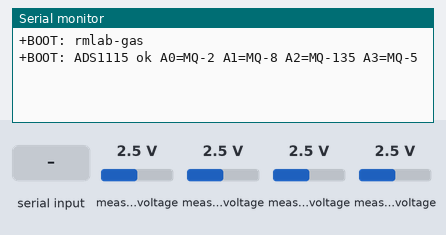
Bench run of a program on a simulated STM32 Blue Pill. On the bench: the last lines printed to the serial monitor. Inputs (shaded band) come from the test bench; at power-on: measured voltage 2.5 V.

Above: at 1.4 s.
1.5 s: "AT\n" received over Serial
At 2.7 s:
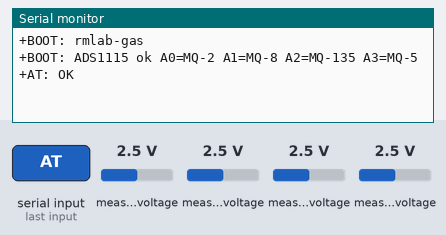
3.0 s: "AT+VER\n" received over Serial
At 3.8 s:
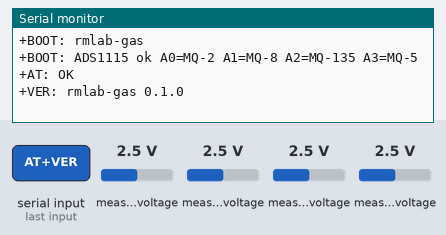
4.5 s: "AT+TEMP\n" received over Serial
At 5.0 s:
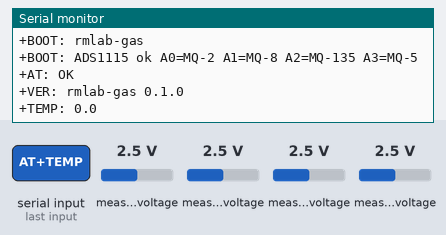
6.0 s: "AT+VDD\n" received over Serial
At 7.2 s:
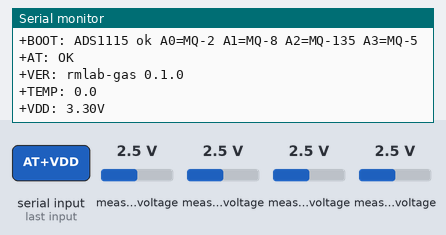
7.5 s: "AT+GAS\n" received over Serial
At 8.6 s:
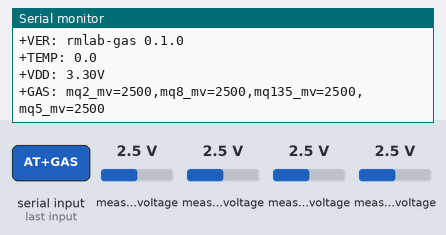

The program:

main.cpp
```cpp
/**
 * LoRa-E5 gas node — USB serial samples for the Jetson agent.
 *
 * Speaks a small AT-compatible dialect so the existing jetson_agent
 * poller can harvest readings over /dev/ttyUSB0:
 *   AT            -> +AT: OK
 *   AT+TEMP       -> +TEMP: <celsius>   (stub 0.0 until die-temp wired)
 *   AT+VDD        -> +VDD: <volts>V     (from ADS1115 supply estimate / fixed)
 *   AT+GAS        -> +GAS: mq2_mv=..,mq8_mv=..,mq135_mv=..,mq5_mv=..
 *   AT+VER        -> +VER: rmlab-gas 0.1.0
 *
 * Channel map (ADS1115 single-ended):
 *   A0 MQ-2, A1 MQ-8, A2 MQ-135, A3 MQ-5
 *
 * MQ heater rails are typically 5 V; keep ADS1115 VDD and analog range
 * matched (use dividers if the ADC is on 3.3 V).
 */

#include <Arduino.h>
#include <Wire.h>
#include <Adafruit_ADS1X15.h>

static const uint8_t ADS_ADDR = 0x48;
static const int PIN_SDA = PA15;
static const int PIN_SCL = PB15;
static const float VDD_FALLBACK = 3.30f;

Adafruit_ADS1115 ads;
bool ads_ok = false;

String readLine() {
  String line;
  while (true) {
    while (!Serial.available()) {
      delay(1);
    }
    char c = (char)Serial.read();
    if (c == '\r') {
      continue;
    }
    if (c == '\n') {
      return line;
    }
    line += c;
    if (line.length() > 120) {
      return line;
    }
  }
}

bool readChannelMv(uint8_t ch, uint16_t *out_mv) {
  if (!ads_ok) {
    return false;
  }
  int16_t raw = ads.readADC_SingleEnded(ch);
  // GAIN_TWOTHIRDS => +/- 6.144 V, 187.5 uV/LSB
  float volts = ads.computeVolts(raw);
  if (volts < 0) {
    volts = 0;
  }
  long mv = lroundf(volts * 1000.0f);
  if (mv > 65535) {
    mv = 65535;
  }
  *out_mv = (uint16_t)mv;
  return true;
}

void replyGas() {
  uint16_t mq2 = 0, mq8 = 0, mq135 = 0, mq5 = 0;
  bool ok =
      readChannelMv(0, &mq2) && readChannelMv(1, &mq8) && readChannelMv(2, &mq135) &&
      readChannelMv(3, &mq5);
  if (!ok) {
    Serial.println(F("+GAS: ERROR ads1115"));
    return;
  }
  Serial.print(F("+GAS: mq2_mv="));
  Serial.print(mq2);
  Serial.print(F(",mq8_mv="));
  Serial.print(mq8);
  Serial.print(F(",mq135_mv="));
  Serial.print(mq135);
  Serial.print(F(",mq5_mv="));
  Serial.println(mq5);
}

void handleCommand(String cmd) {
  cmd.trim();
  cmd.toUpperCase();
  if (cmd == "AT") {
    Serial.println(F("+AT: OK"));
  } else if (cmd == "AT+VER" || cmd == "AT+VER?") {
    Serial.println(F("+VER: rmlab-gas 0.1.0"));
  } else if (cmd == "AT+TEMP" || cmd == "AT+TEMP?") {
    // Placeholder: keep the USB poller happy. Die temp can be added later.
    Serial.println(F("+TEMP: 0.0"));
  } else if (cmd == "AT+VDD" || cmd == "AT+VDD?") {
    Serial.print(F("+VDD: "));
    Serial.print(VDD_FALLBACK, 2);
    Serial.println(F("V"));
  } else if (cmd == "AT+GAS" || cmd == "AT+GAS?" || cmd == "AT+GAS=?") {
    replyGas();
  } else if (cmd == "AT+ID" || cmd.startsWith("AT+ID=")) {
    Serial.println(F("+ID: DevEui, RMLAB-GAS-E5"));
  } else if (cmd.length() == 0) {
    // ignore
  } else {
    Serial.println(F("+AT: ERROR(-10)"));
  }
}

void setup() {
  Serial.begin(9600);
  delay(200);
  Wire.setSDA(PIN_SDA);
  Wire.setSCL(PIN_SCL);
  Wire.begin();
  ads.setGain(GAIN_TWOTHIRDS);  // +/-6.144V for 5 V MQ analog outs
  ads_ok = ads.begin(ADS_ADDR);
  Serial.println(F("+BOOT: rmlab-gas"));
  if (!ads_ok) {
    Serial.println(F("+BOOT: ADS1115 missing @0x48"));
  } else {
    Serial.println(F("+BOOT: ADS1115 ok A0=MQ-2 A1=MQ-8 A2=MQ-135 A3=MQ-5"));
  }
}

void loop() {
  if (!Serial.available()) {
    delay(5);
    return;
  }
  String cmd = readLine();
  handleCommand(cmd);
}
```

Measured:
- after the input at 1.5 s, the serial monitor: prints a new line at once (image 1)
- after the input at 3.0 s, the serial monitor: prints a new line at once (image 2)
- after the input at 4.5 s, the serial monitor: prints a new line at once (image 3)
- after the input at 6.0 s, the serial monitor: prints a new line at once (image 4)
- after the input at 7.5 s, the serial monitor: prints a new line at once (image 5)
